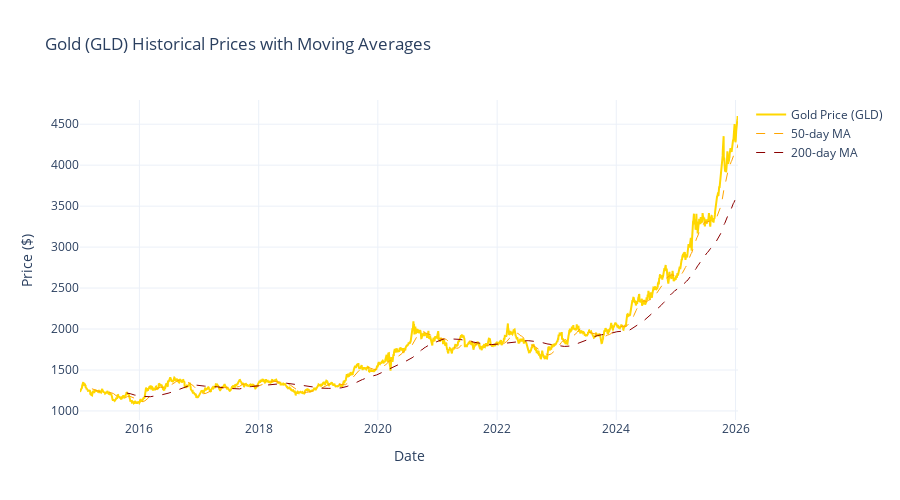

The code cell stored with this chart in its notebook:
### Markdown cell above
## 3. Visualize Historical Prices and Identify Trend

### Code cell
# Plot historical prices
fig = go.Figure()
fig.add_trace(go.Scatter(
    x=gold.index, y=gold['Price'],
    mode='lines',
    name='Gold Price (GLD)',
    line=dict(color='gold', width=2)
))

# Add 50-day and 200-day moving averages
fig.add_trace(go.Scatter(
    x=gold.index, y=gold['Price'].rolling(50).mean(),
    mode='lines',
    name='50-day MA',
    line=dict(color='orange', width=1, dash='dash')
))

fig.add_trace(go.Scatter(
    x=gold.index, y=gold['Price'].rolling(200).mean(),
    mode='lines',
    name='200-day MA',
    line=dict(color='darkred', width=1, dash='dash')
))

fig.update_layout(
    title='Gold (GLD) Historical Prices with Moving Averages',
    xaxis_title='Date',
    yaxis_title='Price ($)',
    hovermode='x unified',
    template='plotly_white',
    height=500
)
fig.show()

print("✓ Historical prices visualized")

### Figure 1 — Plotly figure (JSON) as saved in the notebook; plotly's stock layout.template omitted (floating-point values rounded to 4 significant figures; data arrays with more than 128 entries replaced by an {"elided": "..."} marker saying what was removed)
{"data": [{"line": {"color": "gold", "width": 2}, "mode": "lines", "name": "Gold Price (GLD)", "type": "scatter", "x": {"elided": "2777 str values"}, "y": {"elided": "2777 float values"}}, {"line": {"color": "orange", "dash": "dash", "width": 1}, "mode": "lines", "name": "50-day MA", "type": "scatter", "x": {"elided": "2777 str values"}, "y": {"elided": "2777 float values"}}, {"line": {"color": "darkred", "dash": "dash", "width": 1}, "mode": "lines", "name": "200-day MA", "type": "scatter", "x": {"elided": "2777 str values"}, "y": {"elided": "2777 float values"}}], "layout": {"height": 500, "hovermode": "x unified", "title": {"text": "Gold (GLD) Historical Prices with Moving Averages"}, "xaxis": {"title": {"text": "Date"}}, "yaxis": {"title": {"text": "Price ($)"}}}}
